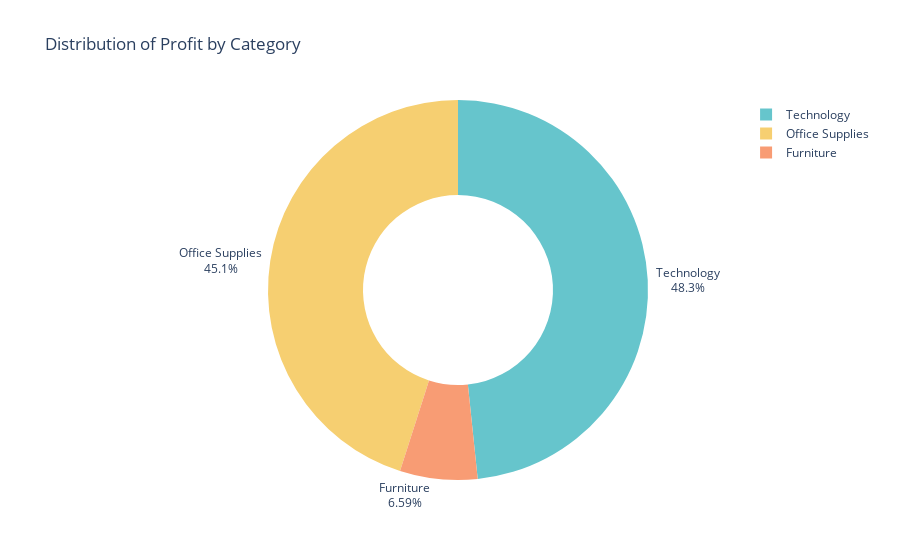

Write notebook code for a chart like this one.
### Code cell
fig = px.pie(
    Profit_by_category,
    values = 'Profit',
    names = 'Category',
    hole = 0.5,
    color_discrete_sequence = px.colors.qualitative.Pastel,
    title = 'Distribution of Profit by Category'
)
fig.update_traces(textposition = 'outside' , textinfo = 'label + percent')

fig.show()

### Figure 1 — Plotly figure (JSON) as saved in the notebook; plotly's stock layout.template omitted (floating-point values rounded to 4 significant figures)
{"data": [{"domain": {"x": [0, 1], "y": [0, 1]}, "hole": 0.5, "hovertemplate": "Category=%{label}<br>Profit=%{value}<extra></extra>", "labels": ["Furniture", "Office Supplies", "Technology"], "legendgroup": "", "name": "", "showlegend": true, "textinfo": "label+percent", "textposition": "outside", "type": "pie", "values": [7910.0, 54080.0, 58010.0]}], "layout": {"autosize": true, "legend": {"tracegroupgap": 0}, "piecolorway": ["rgb(102, 197, 204)", "rgb(246, 207, 113)", "rgb(248, 156, 116)", "rgb(220, 176, 242)", "rgb(135, 197, 95)", "rgb(158, 185, 243)", "rgb(254, 136, 177)", "rgb(201, 219, 116)", "rgb(139, 224, 164)", "rgb(180, 151, 231)", "rgb(179, 179, 179)"], "title": {"text": "Distribution of Profit by Category"}}}
